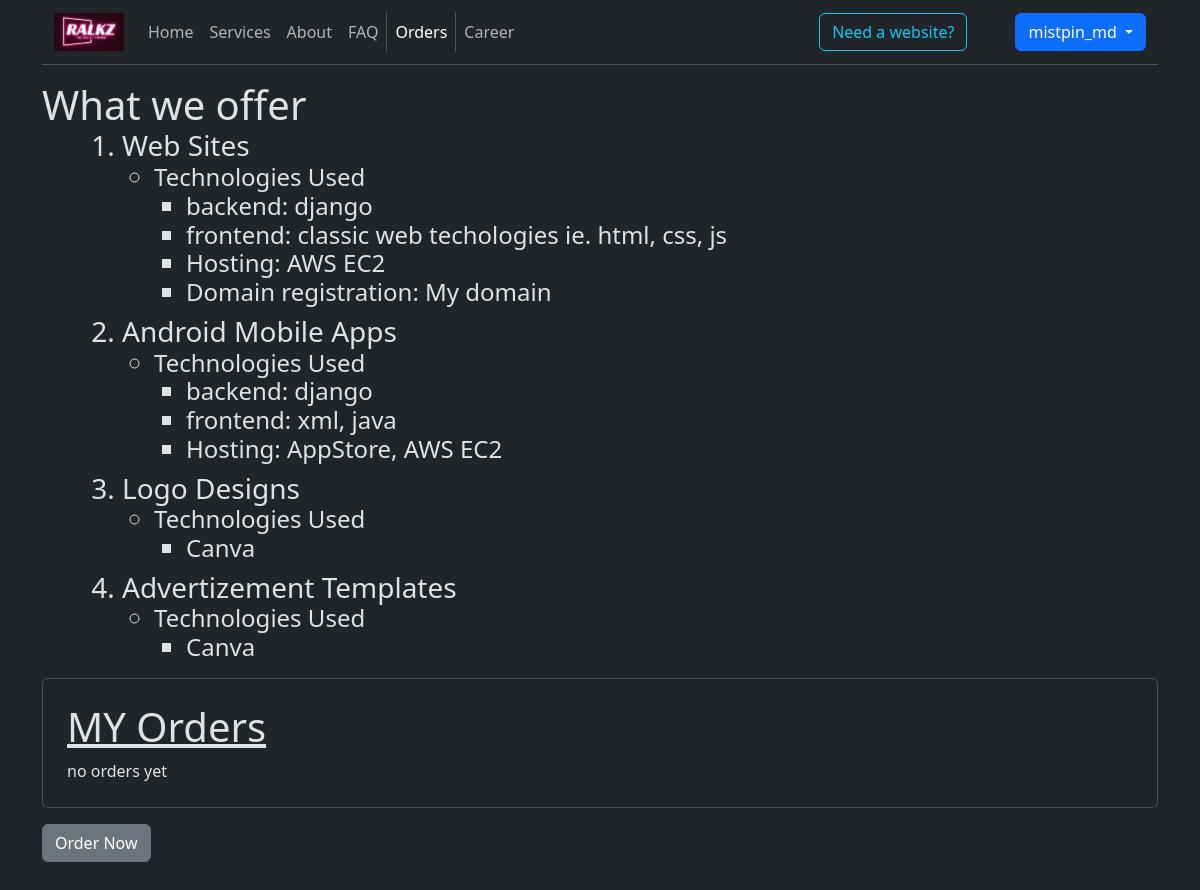
The app's page /orders/ (signed in), older data.
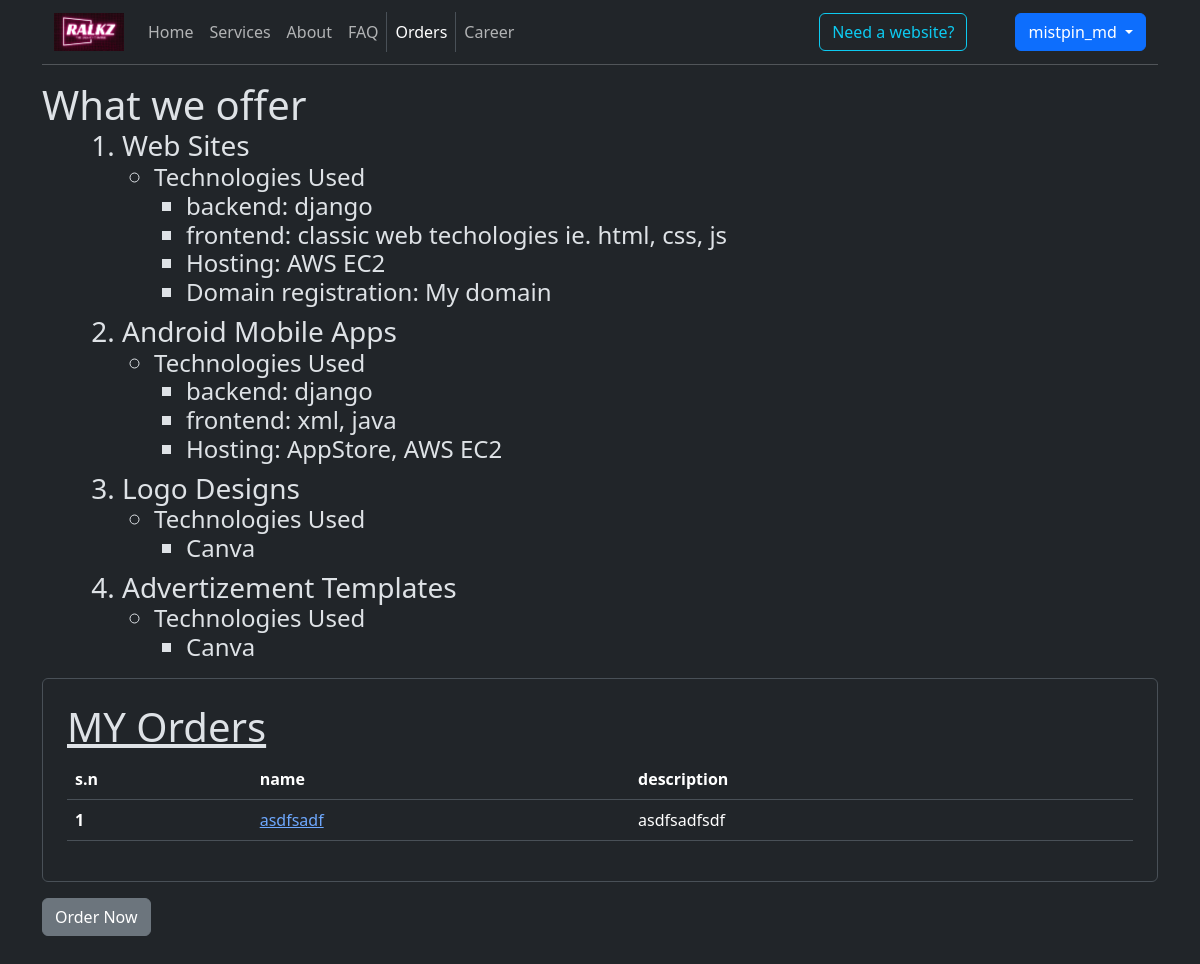
The same page, newer data.
### Home/models.py (models this page shows)
class Project(models.Model):
    id = models.SmallAutoField(primary_key=True)
    owner = models.ForeignKey(RalkzUser, on_delete=models.PROTECT)
    project_name = models.CharField(max_length=20)
    status = models.CharField(max_length=20, default="order placed")
    project_description = models.TextField()
    ordered_date = models.DateField(auto_now_add=True)
    project_init_date = models.DateField(null=True, blank=True)
    project_finish_date = models.DateField(null=True, blank=True)
    user_agreement = models.FileField(null=True, blank=True)
    git_link = models.TextField(null=True, blank=True)
    project_team = models.CharField(max_length=20, null=True, blank=True)
    estimated_cost = models.IntegerField(null=True, blank=True)
    is_update = models.BooleanField(default=False)
    root_project = models.ForeignKey('self',on_delete=models.PROTECT, null=True, blank=True)  # the base project id of the update is linked here.

### Home/views.py (the view)
# urls.py: path('orders/', views.orders),
def orders(request):
    user = get_user(request)
    def clean_data(data) -> dict:
        '''
            > Checks:
                > check if any of the details exists excluding root_project if not and update order.
                > check if the project name already exists under the owner's order list
                > check if root_project is valid if order is for update
            > Returns:
                > return error in the data itself if any of the data is null
                > return error message if project name already exists
                > return data if all good
        '''
        nonlocal user
        is_update = data.get('is_update')
        if is_update:
            data['is_update'] = True
            usr_projs = Project.objects.all().filter(owner=user)
            root_proj = usr_projs.filter(project_name = data.get('root_project'))
            if not root_proj:
                data['msg'] = 'The root project doesn\'t exist'
                return data
            else:
                data['root_project'] = root_proj[0]
        else:
            data['is_update'] = False
            data.pop('root_project')
        if any(x == '' for x in data.values()):
            data['msg'] = 'Fill out the required fields'
        elif Project.objects.all().filter(owner= user).exists():
            rows = Project.objects.all().filter(owner= user)
            if any(row.project_name == data.get('project_name') for row in rows):
                data['msg'] = 'project name alredy used'
        return data
    if request.method == 'POST' and user.is_authenticated:
        data = clean_data({'project_name':request.POST.get('name'),'project_description':request.POST.get('description'),
                           'is_update':request.POST.get('is_update'),'root_project':request.POST.get('root_project')})
        if data.get('msg'):
            messages.warning(request, data.get('msg'))
            return redirect('/orders/place')
        print(data)
        table = Project(project_name = data.get('project_name'),project_description = data.get('project_description'),
                           is_update = data.get('is_update'),root_project = data.get('root_project'),  owner= user)
        table.save()
        messages.info(request, 'order placed successfully')
        return redirect('/orders/')
    else:
        data = {}
        if 'place' in request.path:
            if user.is_authenticated:
                data['show_form'] = True
            else:
                messages.warning(request, 'Plese sign in before ordering')
        data['orders'] = Project.objects.filter(owner=user)
        return render(request, 'orders.html', {'data':data})

### Templates/orders.html
{% extends 'outline.html' %}
{% load static %}
{% block body %}
  <section class="">
    <span class="h1">What we offer</span>
      <ol class="ms-5">
        <li class="h3 ">Web Sites
          <ul>
            <li class="h4">Technologies Used
              <ul>
                <li>backend: django</li>
                <li>frontend: classic web techologies ie. html, css, js</li>
                <li>Hosting: AWS EC2</li>
                <li>Domain registration: My domain</li>
              </ul>
            </li>
          </ul>
        </li>
        <li class="h3 ">Android Mobile Apps
          <ul>
            <li class="h4">Technologies Used
              <ul>
                <li>backend: django</li>
                <li>frontend: xml, java</li>
                <li>Hosting: AppStore, AWS EC2</li>
              </ul>
            </li>
          </ul>
        </li>
        <li class="h3 ">Logo Designs
          <ul>
            <li class="h4">Technologies Used
              <ul>
                <li>Canva</li>
              </ul>
            </li>
          </ul>
        </li>
        <li class="h3 ">Advertizement Templates
          <ul>
            <li class="h4">Technologies Used
              <ul>
                <li>Canva</li>
              </ul>
            </li>
          </ul>
        </li>
      </ol>
      {% if user.is_authenticated %}
        <div class="border p-4 rounded-2 my-3  ">
          <span class="h1 text-decoration-underline d-block ">MY Orders</span>
          {% if data.orders %}
            <table class="table table-hover">
              <thead>
                <tr>
                  <th scope="col">s.n</th>
                  <th scope="col">name</th>
                  <th scope="col">description</th>
                </tr>
              </thead>
              <tbody>
                {% for order in data.orders %}
                  <tr>
                    <th scope="row">{{forloop.counter}}</th>
                    <td><a href="/orders/oid/{{order.project_name}}">{{order.project_name}}</a></td>
                    <td>{{order.project_description}}</td>
                  </tr>
                {% endfor %}
              </tbody>
            </table>
          {% else %}
            <span>no orders yet</span>
          {% endif %}
        </div>
      {% endif %}
      {% if data.show_form %}
      <form class="w-auto bg-body d-flex flex-column" method="POST" action="/orders/place/">
        {% csrf_token %}
        <div class="border rounded  mb-5 shadow-lg p-4">
          <div class="mb-3">
            <label for="username" class="form-label">Project name</label>
            <div class="input-group">
              <input type="text" class="form-control rounded border" name="name" />
            </div>
          </div>
          <div class="mb-3">
            <label for="username" class="form-label">Project Description</label>
            <div class="input-group">
              <Textarea type="text" class="form-text rounded border " name="description"></Textarea>
            </div>
          </div>
          <div class="mb-3">
            <label for="username" class="form-label">Is it an update?</label>
            <div class="input-group">
              <input type="checkbox" class=" form-check  rounded border" name="is_update" />
            </div>
          </div>
          <div class="mb-3">
            <label for="username" class="form-label">Name of the root project getting updation</label>
            <div class="input-group">
              <input type="text" class="form-control rounded border" name="root_project" />
            </div>
          </div>
        </div>
        <button type="submit" class="btn btn-primary w-25 align-self-center mb-5 ">Place Order</button>
      </form>
      {% else %}
      <a href="/orders/place" class="btn btn-secondary mb-5 ">Order Now</a>
      {% endif %}
  </section>
{% endblock %}

Row changes from the older to the newer data that the page shows:
added Project: project_name "asdfsadf", project_description "asdfsadfsdf"
Text that changed along with them:
text no longer shown: "no orders yet"
text now shown: "s.n name description"
